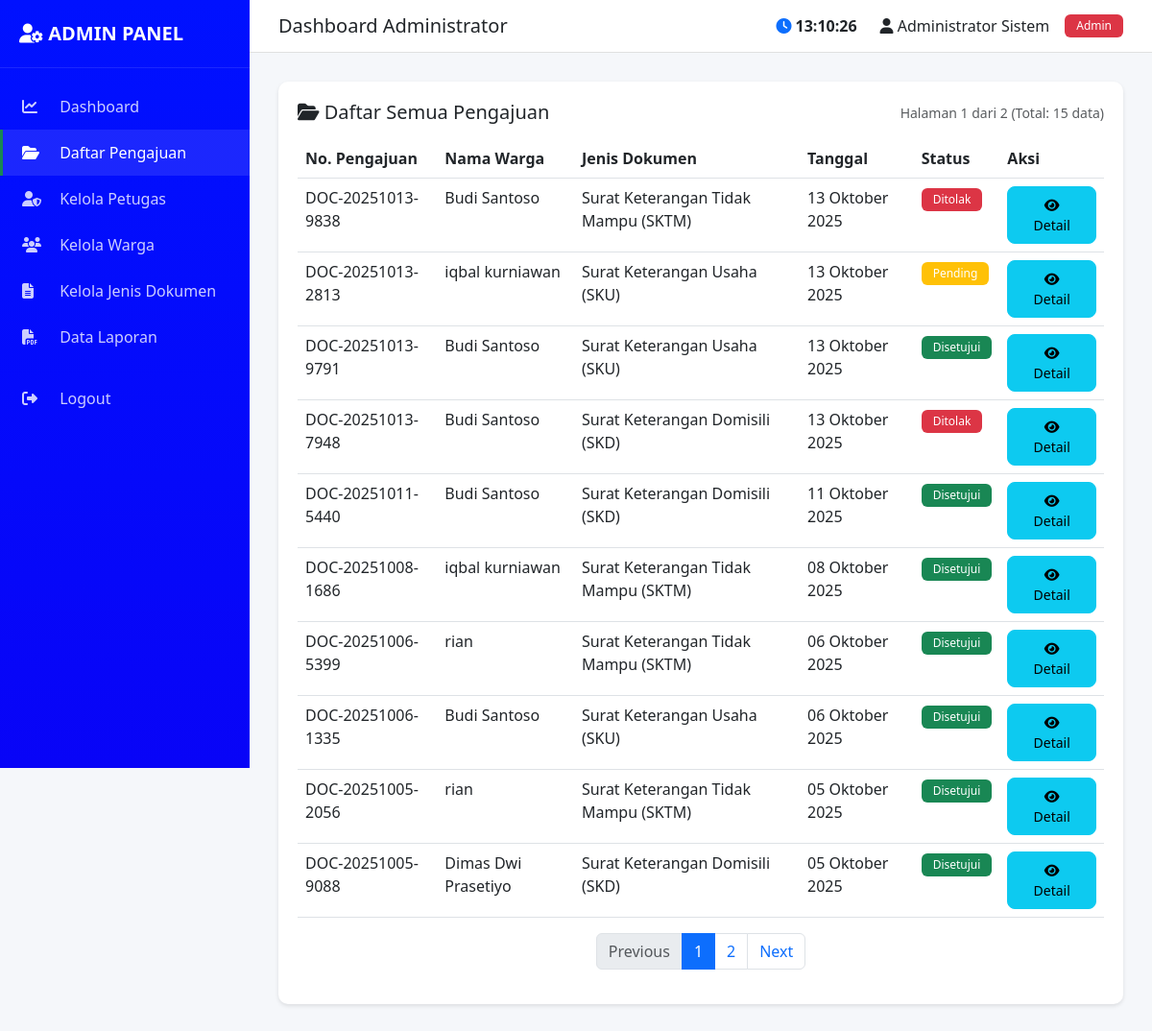
The app's page /dashboard/admin.php?section=pengajuan&page=1 (signed in) with its own data.
### tables this page shows
CREATE TABLE `t_pengguna` (
  `id_pengguna` int(11) NOT NULL,
  `username` varchar(50) NOT NULL,
  `password` varchar(255) NOT NULL,
  `nama_lengkap` varchar(100) NOT NULL,
  `nik` varchar(16) DEFAULT NULL,
  `email` varchar(100) DEFAULT NULL,
  `no_hp` varchar(15) DEFAULT NULL,
  `alamat` text DEFAULT NULL,
  `role` enum('admin','petugas','warga') DEFAULT 'warga',
  `status` enum('aktif','nonaktif') DEFAULT 'aktif',
  `tanggal_daftar` timestamp NOT NULL DEFAULT current_timestamp()
);

CREATE TABLE `t_pengajuan` (
  `id_pengajuan` int(11) NOT NULL,
  `nomor_pengajuan` varchar(50) NOT NULL,
  `id_pengguna` int(11) NOT NULL,
  `id_jenis` int(11) NOT NULL,
  `keperluan` varchar(200) DEFAULT NULL,
  `keterangan` longtext DEFAULT NULL CHECK (json_valid(`keterangan`)),
  `id_status` int(11) DEFAULT 1,
  `tanggal_pengajuan` timestamp NOT NULL DEFAULT current_timestamp(),
  `tanggal_validasi` datetime DEFAULT NULL,
  `validasi_oleh` int(11) DEFAULT NULL,
  `catatan_validasi` text DEFAULT NULL
);

CREATE TABLE `t_jenis_dokumen` (
  `id_jenis` int(11) NOT NULL,
  `nama_dokumen` varchar(100) NOT NULL,
  `deskripsi` text DEFAULT NULL,
  `status` enum('aktif','nonaktif') DEFAULT 'aktif',
  `tanggal_dibuat` timestamp NOT NULL DEFAULT current_timestamp()
);

CREATE TABLE `t_status_pengajuan` (
  `id_status` int(11) NOT NULL,
  `nama_status` varchar(50) NOT NULL,
  `warna_badge` varchar(20) DEFAULT NULL,
  `keterangan` text DEFAULT NULL
);

### dashboard/admin_handler.php (called while the page is built, shortened)
<?php
$user_id = $_SESSION['user_id'];
$user_data = get_user_data($user_id);
$active_section = isset($_GET['section']) ? $_GET['section'] : 'statistik';
$limit = 10;
$page = isset($_GET['page']) ? (int)$_GET['page'] : 1;
$offset = ($page - 1) * $limit;
$total_pengajuan = mysqli_fetch_assoc(mysqli_query($conn, "SELECT COUNT(*) as total FROM t_pengajuan"))['total'];
$total_pages_pengajuan = ceil($total_pengajuan / $limit);
$result_pengajuan = mysqli_query($conn, "SELECT p.*, j.nama_dokumen, s.nama_status, s.warna_badge, u.nama_lengkap as nama_warga FROM t_pengajuan p JOIN t_jenis_dokumen j ON p.id_jenis = j.id_jenis JOIN t_status_pengajuan s ON p.id_status = s.id_status JOIN t_pengguna u ON p.id_pengguna = u.id_pengguna ORDER BY p.tanggal_pengajuan DESC LIMIT $limit OFFSET $offset");
?>

### includes/config.php (called while the page is built, shortened)
<?php
$conn = mysqli_connect(DB_HOST, DB_USER, DB_PASS, DB_NAME);
mysqli_set_charset($conn, "utf8");
function get_user_data($user_id) {
    global $conn;
    $query = "SELECT * FROM t_pengguna WHERE id_pengguna = '$user_id'";
    $result = mysqli_query($conn, $query);
    return mysqli_fetch_assoc($result);
}
?>

### dashboard/admin.php (the view, shortened to what this page needs)
<?php
require_once '../includes/config.php';
require_once '../includes/auth.php';
require_once '../includes/functions.php';
require_once 'admin_handler.php';
?>
<!DOCTYPE html>
<html lang="id">
<head>
    <link href="https://cdn.jsdelivr.net/npm/bootstrap@5.3.0/dist/css/bootstrap.min.css" rel="stylesheet">
    <link rel="stylesheet" href="https://cdnjs.cloudflare.com/ajax/libs/font-awesome/6.4.0/css/all.min.css">
    <link rel="stylesheet" href="../assets/css/style.css">
</head>
<body>
    <div class="dashboard-wrapper">
        <div class="sidebar">
            <div class="brand"><i class="fas fa-user-cog"></i> ADMIN PANEL</div>
            <ul class="nav flex-column mt-3">
                <li class="nav-item"><a class="nav-link <?= $active_section == 'statistik' ? 'active' : '' ?>" href="?section=statistik" data-section="statistik"><i class="fas fa-chart-line"></i> Dashboard</a></li>
                <li class="nav-item"><a class="nav-link <?= $active_section == 'pengajuan' ? 'active' : '' ?>" href="?section=pengajuan" data-section="pengajuan"><i class="fas fa-folder-open"></i> Daftar Pengajuan</a></li>
                <li class="nav-item"><a class="nav-link <?= $active_section == 'petugas' ? 'active' : '' ?>" href="?section=petugas" data-section="petugas"><i class="fas fa-user-shield"></i> Kelola Petugas</a></li>
                <li class="nav-item"><a class="nav-link <?= $active_section == 'warga' ? 'active' : '' ?>" href="?section=warga" data-section="warga"><i class="fas fa-users"></i> Kelola Warga</a></li>
                <li class="nav-item"><a class="nav-link <?= $active_section == 'jenis-dokumen' ? 'active' : '' ?>" href="?section=jenis-dokumen" data-section="jenis-dokumen"><i class="fas fa-file-alt"></i> Kelola Jenis Dokumen</a></li>
                <li class="nav-item"><a class="nav-link <?= $active_section == 'laporan' ? 'active' : '' ?>" href="?section=laporan" data-section="laporan"><i class="fas fa-file-pdf"></i> Data Laporan</a></li>
                <li class="nav-item mt-3"><a class="nav-link" href="?logout=true"><i class="fas fa-sign-out-alt"></i> Logout</a></li>
            </ul>
        </div>
        <div class="main-content">
            <div class="top-navbar d-flex justify-content-between align-items-center">
                <h5 class="mb-0">Dashboard Administrator</h5>
                <div class="d-flex align-items-center">
                    <div class="me-4"><i class="fas fa-clock text-primary"></i> <span id="realtime-clock" class="fw-bold"></span></div>
                    <span class="me-3"><i class="fas fa-user"></i> <?= $user_data['nama_lengkap'] ?></span>
                    <span class="badge bg-danger">Admin</span>
                </div>
            </div>
            <div class="content-area">
                <div id="pengajuan" class="content-section" style="display:<?= $active_section == 'pengajuan' ? 'block' : 'none' ?>">
                    <div class="table-container">
                        <div class="d-flex justify-content-between align-items-center mb-3">
                            <h5 class="mb-0"><i class="fas fa-folder-open"></i> Daftar Semua Pengajuan</h5>
                            <small class="text-muted">Halaman <?= $page ?> dari <?= $total_pages_pengajuan ?> (Total: <?= $total_pengajuan ?> data)</small>
                        </div>
                        <div class="table-responsive">
                            <table class="table table-hover">
                                <thead>
                                    <tr>
                                        <th>No. Pengajuan</th>
                                        <th>Nama Warga</th>
                                        <th>Jenis Dokumen</th>
                                        <th>Tanggal</th>
                                        <th>Status</th>
                                        <th>Aksi</th>
                                    </tr>
                                </thead>
                                <tbody>
                                    <?php while ($p = mysqli_fetch_assoc($result_pengajuan)): ?>
                                        <tr>
                                            <td><?= $p['nomor_pengajuan'] ?></td>
                                            <td><?= $p['nama_warga'] ?></td>
                                            <td><?= $p['nama_dokumen'] ?></td>
                                            <td><?= format_tanggal($p['tanggal_pengajuan']) ?></td>
                                            <td><?= get_status_badge($p['nama_status'], $p['warna_badge']) ?></td>
                                            <td><button class="btn btn-sm btn-info" onclick='viewDetail(<?= json_encode($p) ?>)'><i class="fas fa-eye"></i> Detail</button></td>
                                        </tr>
                                    <?php endwhile; ?>
                                </tbody>
                            </table>
                        </div>
                        <?php if ($total_pages_pengajuan > 1): ?>
                            <nav>
                                <ul class="pagination justify-content-center">
                                    <li class="page-item <?= $page <= 1 ? 'disabled' : '' ?>">
                                        <a class="page-link" href="?section=pengajuan&page=<?= $page - 1 ?>">Previous</a>
                                    </li>
                                    <?php for ($i = 1; $i <= $total_pages_pengajuan; $i++): ?>
                                        <li class="page-item <?= $i == $page ? 'active' : '' ?>">
                                            <a class="page-link" href="?section=pengajuan&page=<?= $i ?>"><?= $i ?></a>
                                        </li>
                                    <?php endfor; ?>
                                    <li class="page-item <?= $page >= $total_pages_pengajuan ? 'disabled' : '' ?>">
                                        <a class="page-link" href="?section=pengajuan&page=<?= $page + 1 ?>">Next</a>
                                    </li>
                                </ul>
                            </nav>
                        <?php endif; ?>
                    </div>
                </div>
            </div>
        </div>
    </div>
</body>
</html>

### includes/functions.php (shortened to what this page needs)
<?php
function format_tanggal($date) {
    $bulan = array(
        1 => 'Januari', 'Februari', 'Maret', 'April', 'Mei', 'Juni',
        'Juli', 'Agustus', 'September', 'Oktober', 'November', 'Desember'
    );
    $timestamp = strtotime($date);
    $hari = date('d', $timestamp);
    $bulan_num = date('n', $timestamp);
    $tahun = date('Y', $timestamp);
    return $hari . ' ' . $bulan[$bulan_num] . ' ' . $tahun;
}
function get_status_badge($status_name, $warna) {
    return '<span class="badge bg-' . $warna . '">' . $status_name . '</span>';
}
?>

### assets/css/style.css (style rules this page uses)
:root { --primary-color: #0d6efd; --primary-blue: #0d6efd; --dark-blue: #0a58ca; --success-color: #198754; --success-green: #198754; --warning-color: #ffc107; --danger-color: #dc3545; --info-color: #0dcaf0; --light-color: #f8f9fa; --light-gray: #f8f9fa; --dark-color: #212529; --white: #ffffff; --text-dark: #212529; --text-muted: #6c757d; }
* { margin: 0; padding: 0; box-sizing: border-box; }
body { font-family: 'Segoe UI', Tahoma, Geneva, Verdana, sans-serif; background-color: #f5f7fa; color: var(--text-dark); overflow-x: hidden; }
.dashboard-wrapper { display: flex; min-height: 100vh; }
.sidebar { width: 260px; background: linear-gradient(180deg, #0011ff 0%, #0804f7 100%); color: white; position: fixed; height: 100vh; overflow-y: auto; z-index: 1000; }
.sidebar .brand { padding: 20px; font-size: 20px; font-weight: bold; border-bottom: 1px solid rgba(255,255,255,0.1); }
.sidebar .nav-link { color: rgba(255,255,255,0.8); padding: 12px 20px; transition: all 0.3s; border-left: 3px solid transparent; }
.sidebar .nav-link:hover, .sidebar .nav-link.active { color: white; background: rgba(255,255,255,0.1); border-left-color: #198754; }
.sidebar .nav-link i { width: 25px; margin-right: 10px; }
.main-content { margin-left: 260px; width: calc(100% - 260px); padding: 0; }
.top-navbar { background: white; border-bottom: 1px solid #e0e0e0; padding: 15px 30px; position: sticky; top: 0; z-index: 999; }
.content-area { padding: 30px; }
.table-container { background: white; border-radius: 10px; padding: 20px; box-shadow: 0 2px 4px rgba(0,0,0,0.1); }
.table thead { background: var(--primary-color); color: white; }
.btn { border-radius: 8px; padding: 8px 20px; font-weight: 500; transition: all 0.3s; }
.badge { padding: 6px 12px; font-weight: 500; }

### records on screen
t_pengguna: nama_lengkap "Administrator Sistem"
t_pengajuan: nomor_pengajuan "DOC-20251013-9838", id_pengguna.nama_lengkap "Budi Santoso", id_jenis.nama_dokumen "Surat Keterangan Tidak Mampu (SKTM)", tanggal_pengajuan "13 Oktober 2025", id_status.nama_status "Ditolak"
t_pengajuan: nomor_pengajuan "DOC-20251013-2813", id_pengguna.nama_lengkap "iqbal kurniawan", id_jenis.nama_dokumen "Surat Keterangan Usaha (SKU)", tanggal_pengajuan "13 Oktober 2025", id_status.nama_status "Pending"
t_pengajuan: nomor_pengajuan "DOC-20251013-9791", id_pengguna.nama_lengkap "Budi Santoso", id_jenis.nama_dokumen "Surat Keterangan Usaha (SKU)", tanggal_pengajuan "13 Oktober 2025", id_status.nama_status "Disetujui"
t_pengajuan: nomor_pengajuan "DOC-20251013-7948", id_pengguna.nama_lengkap "Budi Santoso", id_jenis.nama_dokumen "Surat Keterangan Domisili (SKD)", tanggal_pengajuan "13 Oktober 2025", id_status.nama_status "Ditolak"
t_pengajuan: nomor_pengajuan "DOC-20251011-5440", id_pengguna.nama_lengkap "Budi Santoso", id_jenis.nama_dokumen "Surat Keterangan Domisili (SKD)", tanggal_pengajuan "11 Oktober 2025", id_status.nama_status "Disetujui"
t_pengajuan: nomor_pengajuan "DOC-20251008-1686", id_pengguna.nama_lengkap "iqbal kurniawan", id_jenis.nama_dokumen "Surat Keterangan Tidak Mampu (SKTM)", tanggal_pengajuan "08 Oktober 2025", id_status.nama_status "Disetujui"
t_pengajuan: nomor_pengajuan "DOC-20251006-5399", id_pengguna.nama_lengkap "rian", id_jenis.nama_dokumen "Surat Keterangan Tidak Mampu (SKTM)", tanggal_pengajuan "06 Oktober 2025", id_status.nama_status "Disetujui"
t_pengajuan: nomor_pengajuan "DOC-20251006-1335", id_pengguna.nama_lengkap "Budi Santoso", id_jenis.nama_dokumen "Surat Keterangan Usaha (SKU)", tanggal_pengajuan "06 Oktober 2025", id_status.nama_status "Disetujui"
t_pengajuan: nomor_pengajuan "DOC-20251005-2056", id_pengguna.nama_lengkap "rian", id_jenis.nama_dokumen "Surat Keterangan Tidak Mampu (SKTM)", tanggal_pengajuan "05 Oktober 2025", id_status.nama_status "Disetujui"
t_pengajuan: nomor_pengajuan "DOC-20251005-9088", id_pengguna.nama_lengkap "Dimas Dwi Prasetiyo", id_jenis.nama_dokumen "Surat Keterangan Domisili (SKD)", tanggal_pengajuan "05 Oktober 2025", id_status.nama_status "Disetujui"

### other values on screen
$page "1"
$total_pages_pengajuan "2"
$total_pengajuan "15"
